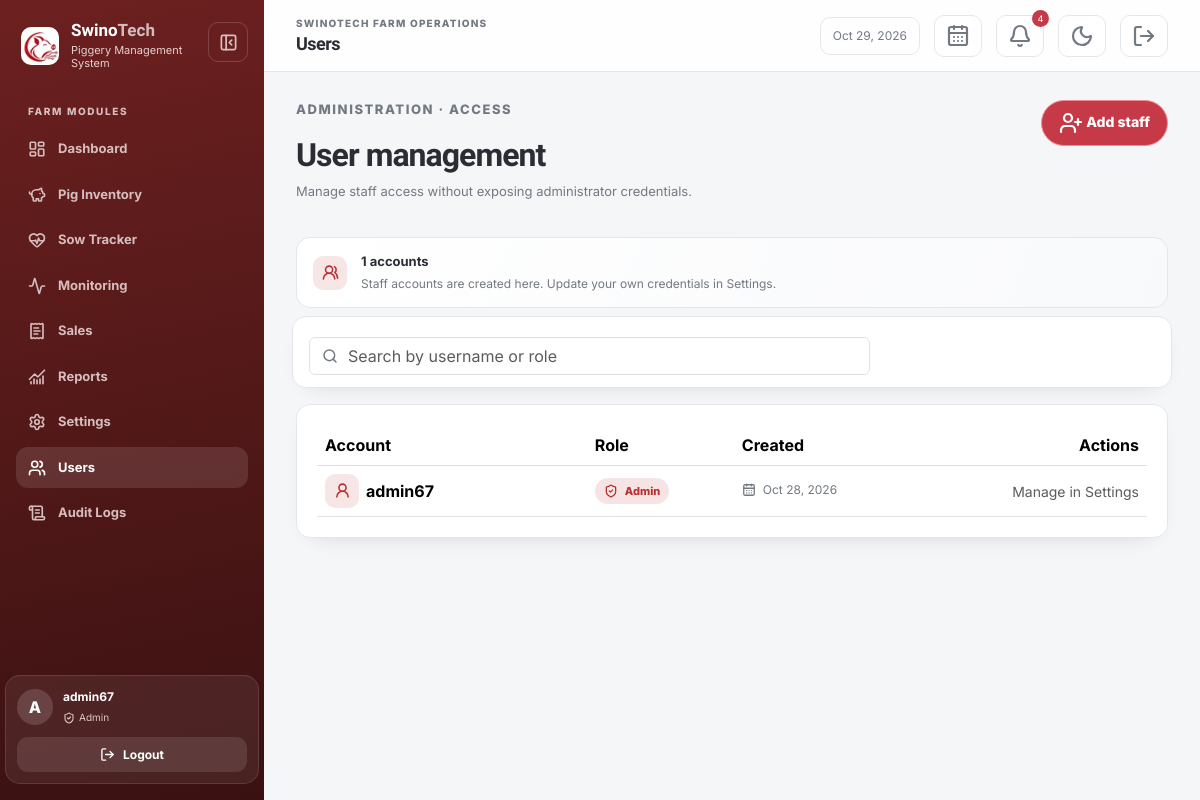
The app's page /users/index.php (signed in), older data.
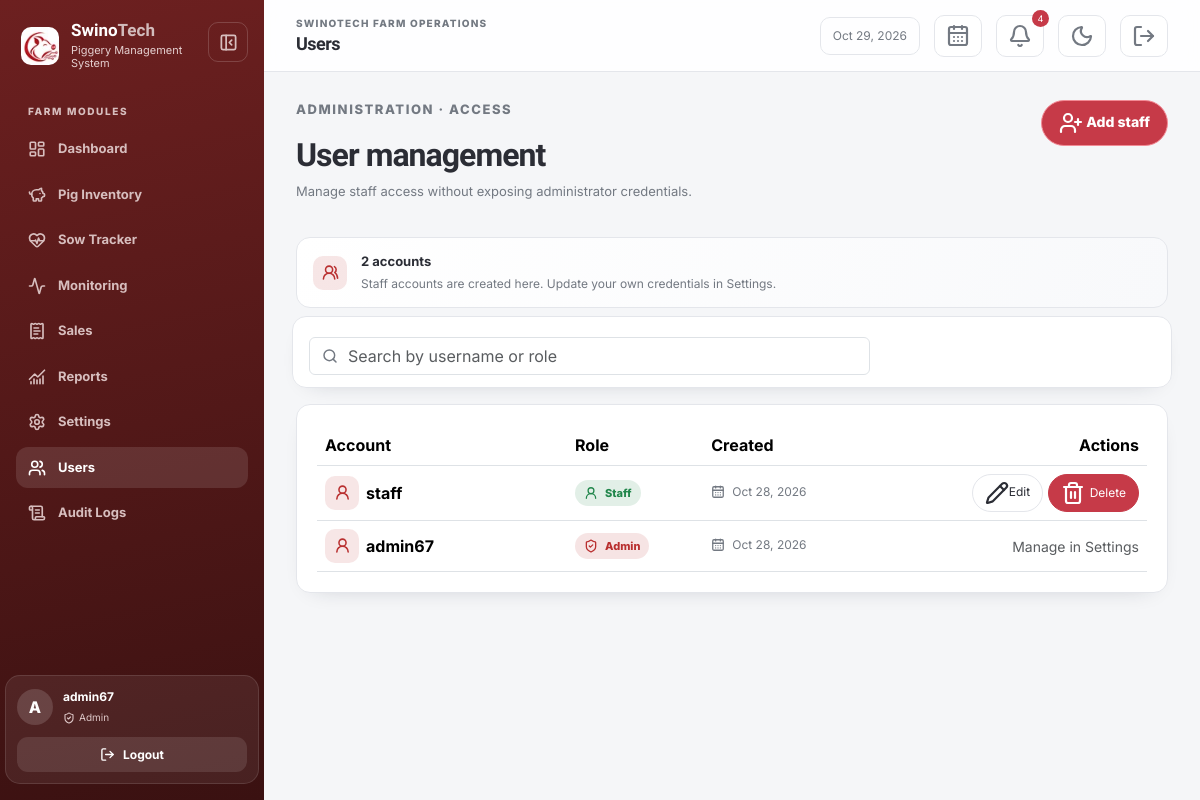
The same page, newer data.
### tables this page shows
CREATE TABLE `users` (
  `user_id` int UNSIGNED NOT NULL,
  `username` varchar(100) NOT NULL,
  `password` varchar(255) NOT NULL,
  `role` enum('admin','staff') NOT NULL DEFAULT 'staff',
  `created_at` timestamp NOT NULL DEFAULT CURRENT_TIMESTAMP
);

### includes/auth.php (called while the page is built, shortened)
<?php
function e(mixed $value): string
{
    return htmlspecialchars((string) $value, ENT_QUOTES, 'UTF-8');
}

### users/_results.php (the view, shortened to what the changed rows need)
<div id="users-results" class="card table-responsive">
    <table class="table align-middle mb-0">
        <thead><tr><th>Account</th><th>Role</th><th>Created</th><th class="text-end">Actions</th></tr></thead>
        <tbody>
        <?php if (!$users): ?><tr><td colspan="4" class="text-center text-muted py-4">No users found.</td></tr>
        <?php else: foreach ($users as $user): ?>
            <tr>
                <td><div class="identity-cell"><span class="table-icon"><i data-lucide="user-round" aria-hidden="true"></i></span><strong><?= e($user['username']) ?></strong></div></td>
                <td><span class="role-badge role-<?= e($user['role']) ?>"><i data-lucide="<?= $user['role'] === 'admin' ? 'shield-check' : 'user-round' ?>" aria-hidden="true"></i><?= e(ucfirst($user['role'])) ?></span></td>
                <td><span class="muted-with-icon"><i data-lucide="calendar-days" aria-hidden="true"></i><?= e(date('M d, Y', strtotime($user['created_at']))) ?></span></td>
                <td class="text-end">
                    <?php if ((int) $user['user_id'] !== (int) ($_SESSION['user_id'] ?? 0)): ?>
                        <a class="btn btn-sm btn-outline-secondary" href="edit.php?id=<?= (int) $user['user_id'] ?>"><i data-lucide="pencil" aria-hidden="true"></i>Edit</a>
                        <form class="d-inline" method="post" action="delete.php" data-confirm="Delete this user?">
                            <button class="btn btn-sm btn-delete" type="submit"><i data-lucide="trash-2" aria-hidden="true"></i>Delete</button>
                        </form>
                    <?php else: ?><span class="text-muted small">Manage in Settings</span><?php endif; ?>
                </td>
            </tr>
        <?php endforeach; endif; ?>
        </tbody>
    </table>
</div>

### includes/header.php (shortened to what the changed rows need)
<?php
require_once __DIR__ . '/auth.php';
$pageTitle = $pageTitle ?? 'SwinoTech';
$role = $_SESSION['role'] ?? 'staff';
$nav = [
    ['label' => 'Dashboard', 'href' => 'dashboard.php', 'icon' => 'layout-dashboard', 'section' => 'dashboard'],
    ['label' => 'Pig Inventory', 'href' => 'pigs/index.php', 'icon' => 'piggy-bank', 'section' => 'pigs'],
    ['label' => 'Sow Tracker', 'href' => 'sows/index.php', 'icon' => 'heart-pulse', 'section' => 'sows'],
    ['label' => 'Monitoring', 'href' => 'monitoring/index.php', 'icon' => 'activity', 'section' => 'monitoring'],
];
if ($role === 'admin') {
    $nav[] = ['label' => 'Sales', 'href' => 'sales/index.php', 'icon' => 'receipt-text', 'section' => 'sales'];
    $nav[] = ['label' => 'Reports', 'href' => 'reports/index.php', 'icon' => 'chart-no-axes-combined', 'section' => 'reports'];
}
$currentPath = trim(parse_url($_SERVER['REQUEST_URI'] ?? '', PHP_URL_PATH) ?: '', '/');
$basePath = trim(BASE_URL, '/');
if ($basePath !== '' && str_starts_with($currentPath, $basePath . '/')) {
    $currentPath = substr($currentPath, strlen($basePath) + 1);
}
$currentSection = str_contains($currentPath, '/') ? strstr($currentPath, '/', true) : $currentPath;
$isDashboard = basename($currentPath) === 'dashboard.php';
?>
<!doctype html>
<html lang="en">
<head>
    <link href="https://cdn.jsdelivr.net/npm/bootstrap@5.3.3/dist/css/bootstrap.min.css" rel="stylesheet">
    <link href="<?= BASE_URL ?>/assets/css/style.css?v=<?= filemtime(__DIR__ . '/../assets/css/style.css') ?>" rel="stylesheet">
</head>
<body>
<div class="app-shell">
    <aside class="app-sidebar">
        <nav class="sidebar-nav" id="app-sidebar-nav">
            <?php foreach ($nav as $item): ?>
                <?php $active = $item['section'] === 'dashboard' ? $isDashboard : $currentSection === $item['section']; ?>
                <a class="<?= $active ? 'active' : '' ?>" href="<?= BASE_URL . '/' . $item['href'] ?>" <?= $active ? 'aria-current="page"' : '' ?>>
                    <i class="nav-icon" data-lucide="<?= e($item['icon']) ?>" aria-hidden="true"></i><span><?= e($item['label']) ?></span>
                </a>
            <?php endforeach; ?>
        </nav>
    </aside>
    <div class="app-main">
        <header class="topbar">
            <div class="flex-grow-1"><div class="eyebrow">SwinoTech farm operations</div><h1><?= e($pageTitle) ?></h1></div>
        </header>
        <main class="content">

### users/index.php (shortened to what the changed rows need)
<?php
require __DIR__ . '/../includes/auth.php';
require __DIR__ . '/../includes/db.php';
$pageTitle = 'Users';
$search = trim((string) ($_GET['search'] ?? ''));
$statement = $pdo->prepare('SELECT user_id, username, role, created_at FROM users WHERE (:search = "" OR username LIKE :like_username OR role LIKE :like_role) ORDER BY user_id DESC');
$statement->execute([
    'search' => $search,
    'like_username' => "%{$search}%",
    'like_role' => "%{$search}%",
]);
$users = $statement->fetchAll();
require __DIR__ . '/../includes/header.php';
?>
<div class="page-heading"><div><h2>User management</h2></div></div>
<div class="module-intro-card"><div><strong><?= count($users) ?> accounts</strong><span>Staff accounts are created here. Update your own credentials in Settings.</span></div></div>
<?php require __DIR__ . '/_results.php'; ?>
<?php require __DIR__ . '/../includes/footer.php'; ?>

Row changes from the older to the newer data that the page shows:
added users: username "staff", role "Staff", created_at "Oct 28, 2026"
Text that changed along with them:
count($users): "1" → "2"
